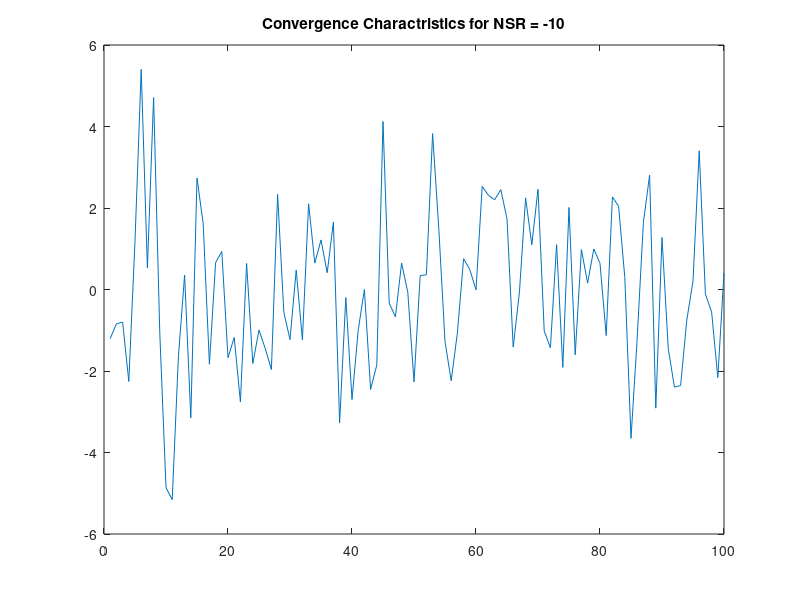

Recreate this plot in MATLAB.
clc;
clear all;
N = 100;
SNR = -10;
SigAmp = 10;
NoiseAmp = exp(SNR/20)*SigAmp;
x = zeros(1,N);
xn = zeros(1,N);
noise = zeros(1,N);
for i=1:N
    x(i) = SigAmp*(rand-0.5);
    noise(i) = NoiseAmp*(rand-0.5);
    xn(i) = x(i) + noise(i);
end

%w0 = [0.26,0.96,0.26,0.30, 0.66 ];
w0 = [0.3,0.26,0.93,0.26,0.3];
p = 5;
y0 = zeros(1,N);
y0n = zeros(1,N);


a=buffer(x,p,p-1);
for i=1:N
    y0(i) = a(:,i)'*w0';
    y0n(i) = a(:,i)'*w0'+noise(i);
end

w1 = zeros(1,p);
y1 = zeros(1,N);
mu = 0.005;
e = zeros(1,N);
a1=buffer(xn,p,p-1);
for i=1:N
    y1(i) = a(:,i)'*w1';
    e(i) = y0n(i)-y1(i);
    w1 = w1+2*mu*e(i)*a(:,i)';
end
yf = zeros(1,N);
for i=1:N
    yf(i) = a(:,i)'*w1';
end
   

figure;
subplot(1,1,1);
plot(e);title('Convergence Charactristics for NSR = -10');

% figure;
% subplot(2,1,1);
% stem(w0);title('original weights');
% subplot(2,1,2);
% stem(w1);title('predicted weights');
% 
% figure;
% stem(y0,'*r','MarkerSize',4);hold on;
% stem(y1,'b','MarkerSize',10);title('comparison of outputs');





